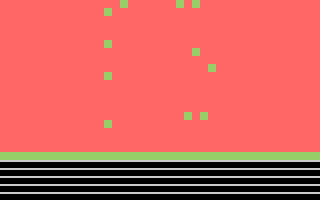

This is a level from a 2D game, rendered from its Tiled map with the project's own tilesets. A one-line summary and the complete map file follow:
An orthogonal 40x25 tile map with 8x8 px tiles, 2 tile layers (background, middle).

<map version="1.0" orientation="orthogonal" renderorder="right-down" width="40" height="25" tilewidth="8" tileheight="8" nextobjectid="1">
 <tileset firstgid="1" name="fightTiles" tilewidth="8" tileheight="8" tilecount="16" columns="16">
  <image source="tiles.png" width="128" height="8" />
 </tileset>
 <layer name="background" width="40" height="25">
  <data encoding="csv">
1,1,1,1,1,1,1,1,1,1,1,1,1,1,1,1,1,1,1,1,1,1,1,1,1,1,1,1,1,1,1,1,1,1,1,1,1,1,1,1,
1,1,1,1,1,1,1,1,1,1,1,1,1,1,1,1,1,1,1,1,1,1,1,1,1,1,1,1,1,1,1,1,1,1,1,1,1,1,1,1,
1,1,1,1,1,1,1,1,1,1,1,1,1,1,1,1,1,1,1,1,1,1,1,1,1,1,1,1,1,1,1,1,1,1,1,1,1,1,1,1,
1,1,1,1,1,1,1,1,1,1,1,1,1,1,1,1,1,1,1,1,1,1,1,1,1,1,1,1,1,1,1,1,1,1,1,1,1,1,1,1,
1,1,1,1,1,1,1,1,1,1,1,1,1,1,1,1,1,1,1,1,1,1,1,1,1,1,1,1,1,1,1,1,1,1,1,1,1,1,1,1,
1,1,1,1,1,1,1,1,1,1,1,1,1,1,1,1,1,1,1,1,1,1,1,1,1,1,1,1,1,1,1,1,1,1,1,1,1,1,1,1,
1,1,1,1,1,1,1,1,1,1,1,1,1,1,1,1,1,1,1,1,1,1,1,1,1,1,1,1,1,1,1,1,1,1,1,1,1,1,1,1,
1,1,1,1,1,1,1,1,1,1,1,1,1,1,1,1,1,1,1,1,1,1,1,1,1,1,1,1,1,1,1,1,1,1,1,1,1,1,1,1,
1,1,1,1,1,1,1,1,1,1,1,1,1,1,1,1,1,1,1,1,1,1,1,1,1,1,1,1,1,1,1,1,1,1,1,1,1,1,1,1,
1,1,1,1,1,1,1,1,1,1,1,1,1,1,1,1,1,1,1,1,1,1,1,1,1,1,1,1,1,1,1,1,1,1,1,1,1,1,1,1,
1,1,1,1,1,1,1,1,1,1,1,1,1,1,1,1,1,1,1,1,1,1,1,1,1,1,1,1,1,1,1,1,1,1,1,1,1,1,1,1,
1,1,1,1,1,1,1,1,1,1,1,1,1,1,1,1,1,1,1,1,1,1,1,1,1,1,1,1,1,1,1,1,1,1,1,1,1,1,1,1,
1,1,1,1,1,1,1,1,1,1,1,1,1,1,1,1,1,1,1,1,1,1,1,1,1,1,1,1,1,1,1,1,1,1,1,1,1,1,1,1,
1,1,1,1,1,1,1,1,1,1,1,1,1,1,1,1,1,1,1,1,1,1,1,1,1,1,1,1,1,1,1,1,1,1,1,1,1,1,1,1,
1,1,1,1,1,1,1,1,1,1,1,1,1,1,1,1,1,1,1,1,1,1,1,1,1,1,1,1,1,1,1,1,1,1,1,1,1,1,1,1,
1,1,1,1,1,1,1,1,1,1,1,1,1,1,1,1,1,1,1,1,1,1,1,1,1,1,1,1,1,1,1,1,1,1,1,1,1,1,1,1,
1,1,1,1,1,1,1,1,1,1,1,1,1,1,1,1,1,1,1,1,1,1,1,1,1,1,1,1,1,1,1,1,1,1,1,1,1,1,1,1,
1,1,1,1,1,1,1,1,1,1,1,1,1,1,1,1,1,1,1,1,1,1,1,1,1,1,1,1,1,1,1,1,1,1,1,1,1,1,1,1,
1,1,1,1,1,1,1,1,1,1,1,1,1,1,1,1,1,1,1,1,1,1,1,1,1,1,1,1,1,1,1,1,1,1,1,1,1,1,1,1,
1,1,1,1,1,1,1,1,1,1,1,1,1,1,1,1,1,1,1,1,1,1,1,1,1,1,1,1,1,1,1,1,1,1,1,1,1,1,1,1,
1,1,1,1,1,1,1,1,1,1,1,1,1,1,1,1,1,1,1,1,1,1,1,1,1,1,1,1,1,1,1,1,1,1,1,1,1,1,1,1,
1,1,1,1,1,1,1,1,1,1,1,1,1,1,1,1,1,1,1,1,1,1,1,1,1,1,1,1,1,1,1,1,1,1,1,1,1,1,1,1,
1,1,1,1,1,1,1,1,1,1,1,1,1,1,1,1,1,1,1,1,1,1,1,1,1,1,1,1,1,1,1,1,1,1,1,1,1,1,1,1,
1,1,1,1,1,1,1,1,1,1,1,1,1,1,1,1,1,1,1,1,1,1,1,1,1,1,1,1,1,1,1,1,1,1,1,1,1,1,1,1,
1,1,1,1,1,1,1,1,1,1,1,1,1,1,1,1,1,1,1,1,1,1,1,1,1,1,1,1,1,1,1,1,1,1,1,1,1,1,1,1
</data>
 </layer>
 <layer name="middle" width="40" height="25">
  <data encoding="csv">
3,3,3,3,3,3,3,3,3,3,2,0,0,0,0,7,0,0,0,2,0,0,6,0,5,0,4,0,0,0,2,3,3,3,3,3,3,3,3,3,
3,3,3,3,3,3,3,3,3,2,2,0,0,7,0,0,0,0,0,2,0,0,0,0,0,0,0,0,0,0,2,2,3,3,3,3,3,3,3,3,
3,3,3,3,3,3,3,3,2,2,0,0,0,0,0,0,0,0,0,2,0,0,2,2,2,2,2,2,0,0,0,2,2,3,3,3,3,3,3,3,
3,3,3,3,3,3,3,2,2,0,0,2,2,2,2,0,2,0,0,0,0,0,2,3,3,3,3,2,0,0,0,0,2,2,3,3,3,3,3,3,
3,3,3,3,3,3,2,2,0,0,0,2,0,0,2,0,2,0,0,2,0,0,2,2,2,2,2,2,2,0,0,0,0,2,2,3,3,3,3,3,
3,3,3,3,3,2,2,0,0,0,0,2,0,5,2,0,2,0,0,2,0,0,0,0,0,0,0,0,2,0,0,0,0,0,2,2,3,3,3,3,
3,3,3,3,2,2,0,0,0,0,0,2,0,0,2,0,2,0,0,2,0,0,0,0,7,0,0,0,2,0,0,0,0,0,0,2,2,3,3,3,
3,3,3,2,2,0,0,0,0,0,0,2,0,4,2,0,2,0,0,2,0,0,0,0,0,0,0,0,2,0,0,0,0,0,0,0,2,2,3,3,
3,3,2,2,0,0,0,0,2,2,2,2,0,0,2,0,2,2,2,2,2,2,2,0,0,0,7,0,2,2,2,2,2,2,0,0,0,2,2,3,
3,2,2,0,0,0,0,0,0,0,0,0,0,6,2,0,0,0,0,0,0,0,0,0,0,0,0,0,2,3,3,3,3,2,0,0,0,0,2,2,
2,2,2,2,2,2,2,2,2,0,0,2,0,0,2,0,2,0,0,2,2,2,2,2,2,2,2,2,2,2,2,2,2,2,0,0,0,0,0,2,
0,0,0,0,0,0,0,0,0,0,0,2,0,0,0,0,2,0,0,0,0,0,0,0,0,0,0,0,0,0,0,0,0,0,0,0,0,0,0,0,
0,0,0,0,0,0,0,0,0,0,0,2,0,0,0,0,2,0,0,0,0,0,0,0,0,0,0,0,0,0,0,0,0,2,2,2,2,2,2,0,
0,0,0,0,2,2,2,2,2,2,2,2,2,2,2,2,2,0,0,2,2,2,2,2,2,2,2,2,2,2,2,2,0,2,0,0,0,0,2,0,
2,2,0,0,2,3,3,3,2,0,0,2,0,0,0,0,0,0,0,2,0,4,0,6,0,5,0,0,0,0,0,0,0,0,0,0,0,0,2,0,
0,2,0,0,2,2,2,2,2,0,0,2,0,7,0,0,0,0,0,2,0,0,0,0,0,0,0,0,0,0,0,0,0,0,0,0,0,0,2,0,
0,2,0,0,0,0,0,0,0,0,0,2,0,0,0,0,2,0,0,2,0,2,2,2,2,2,2,2,2,2,2,2,2,2,0,0,0,0,2,0,
0,2,0,0,0,0,0,0,0,0,0,2,0,0,0,0,2,0,0,2,0,0,0,0,0,0,0,0,0,0,0,0,0,0,0,0,0,0,0,0,
0,2,0,0,0,0,0,0,0,0,2,2,0,0,0,0,2,0,0,2,0,0,0,0,0,0,0,0,0,0,0,0,0,0,0,0,2,0,0,0,
8,8,8,8,8,8,8,8,8,8,8,8,8,8,8,8,8,8,8,8,8,8,8,8,8,8,8,8,8,8,8,8,8,8,8,8,8,8,8,8,
9,9,9,9,9,9,9,9,9,9,9,9,9,9,9,9,9,9,9,9,9,9,9,9,9,9,9,9,9,9,9,9,9,9,9,9,9,9,9,9,
9,9,9,9,9,9,9,9,9,9,9,9,9,9,9,9,9,9,9,9,9,9,9,9,9,9,9,9,9,9,9,9,9,9,9,9,9,9,9,9,
9,9,9,9,9,9,9,9,9,9,9,9,9,9,9,9,9,9,9,9,9,9,9,9,9,9,9,9,9,9,9,9,9,9,9,9,9,9,9,9,
9,9,9,9,9,9,9,9,9,9,9,9,9,9,9,9,9,9,9,9,9,9,9,9,9,9,9,9,9,9,9,9,9,9,9,9,9,9,9,9,
9,9,9,9,9,9,9,9,9,9,9,9,9,9,9,9,9,9,9,9,9,9,9,9,9,9,9,9,9,9,9,9,9,9,9,9,9,9,9,9
</data>
 </layer>
</map>